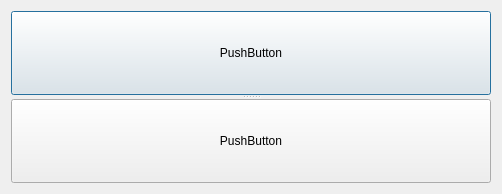
<?xml version="1.0" encoding="UTF-8"?>
<ui version="4.0">
 <class>Dialog</class>
 <widget class="QDialog" name="Dialog">
  <property name="geometry">
   <rect>
    <x>0</x>
    <y>0</y>
    <width>502</width>
    <height>194</height>
   </rect>
  </property>
  <property name="windowTitle">
   <string>Dialog</string>
  </property>
  <layout class="QHBoxLayout" name="horizontalLayout">
   <item>
    <widget class="QSplitter" name="splitter">
     <property name="orientation">
      <enum>Qt::Vertical</enum>
     </property>
     <widget class="QPushButton" name="pushButton">
      <property name="text">
       <string>PushButton</string>
      </property>
     </widget>
     <widget class="QPushButton" name="pushButton_2">
      <property name="text">
       <string>PushButton</string>
      </property>
     </widget>
    </widget>
   </item>
  </layout>
 </widget>
 <layoutdefault spacing="6" margin="11"/>
 <resources/>
 <connections/>
</ui>
